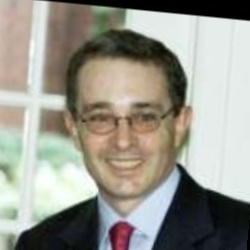
#> input picture dataset_split/test/Alvaro_Uribe/Alvaro_Uribe_0005.jpg, 250 x 250 px; its folder holds only this picture in this run
$ python facedetection.py
#> lines starting #> are read from the running program, lines starting #| are printed output that depends on the picture
import cv2
import os

face_detector = cv2.CascadeClassifier('haarcascades/haarcascade_frontalface_alt.xml')

def getFaces(image_path):
    img = cv2.imread(image_path)
#> img is the input picture: shape (250, 250, 3); mean B, G, R 140.4, 150.1, 151.6
    img_gray = cv2.cvtColor(img, cv2.COLOR_BGR2GRAY)
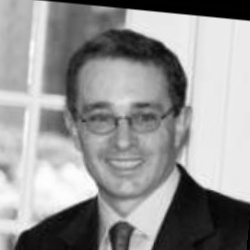
#> img_gray: shape (250, 250); min 0, max 255, mean 149.5
    faces = face_detector.detectMultiScale(img_gray, 1.3, 5)
#> faces = [[65, 72, 120, 120]]
    count = 0
    for (x, y, w, h) in faces:
        img_face = cv2.resize(img[y + 3: y + h - 3, x + 3: x + w - 3], (64, 64))
        cv2.imwrite(image_path.replace('dataset_split', 'dataset_split_face').split('.jpg')[0]+'_{}.jpg'.format(count), img_face)
        # cv2.rectangle(img, (x, y), (x + w, y + h), (0, 255, 0), 2)
        count += 1
#> this loop made 1 pass
#> (x, y, w, h, count) on pass 1: (65, 72, 120, 120, 1)
#> pass 1, in getFaces, `img_face = cv2.resize(img[y + 3: y + h - 3, x + 3: x + w - 3], (64, 64))`:
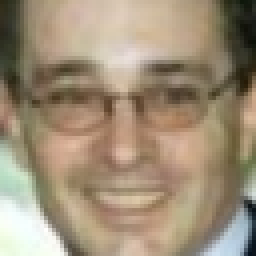
#> img_face: shape (64, 64, 3) (shown 4 times larger); mean B, G, R 119.8, 142.7, 159
#> after the loop, count = 1

    cv2.destroyAllWindows()

image_path = 'dataset_split'

for whatelse in os.listdir(image_path):
    whatelse_path = os.path.join(image_path, whatelse)
    for sub_whatelse in os.listdir(whatelse_path):
        sub_sub_whatelse =os.path.join(whatelse_path, sub_whatelse)
        for sub_sub_sub_whatelse in os.listdir(sub_sub_whatelse):
            img_path = os.path.join(sub_sub_whatelse, sub_sub_sub_whatelse)

            if not os.path.isdir(sub_sub_whatelse.replace('dataset_split', 'dataset_split_face')):
                os.makedirs(sub_sub_whatelse.replace('dataset_split', 'dataset_split_face'))
                print(sub_sub_whatelse.replace('dataset_split', 'dataset_split_face'))

            if img_path.endswith('.jpg'):
                getFaces(img_path)

$ run again, on dataset_split/test/Ariel_Sharon/Ariel_Sharon_0012.jpg
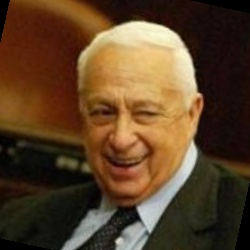
#> input picture dataset_split/test/Ariel_Sharon/Ariel_Sharon_0012.jpg, 250 x 250 px
#> in getFaces, img is the input picture: shape (250, 250, 3); mean B, G, R 39.9, 65.7, 91
#> in getFaces, `img_gray = cv2.cvtColor(img, cv2.COLOR_BGR2GRAY)`:
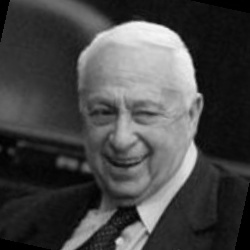
#> img_gray: shape (250, 250); min 0, max 246, mean 70.3
#> faces = [[69, 72, 111, 111]]
#> the loop in getFaces, `for (x, y, w, h) in faces:` made 1 pass
#> (x, y, w, h, count) on pass 1: (69, 72, 111, 111, 1)
#> pass 1, in getFaces, `img_face = cv2.resize(img[y + 3: y + h - 3, x + 3: x + w - 3], (64, 64))`:
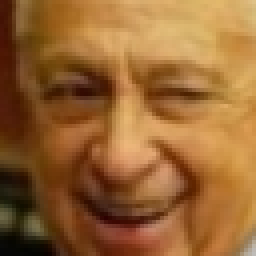
#> img_face: shape (64, 64, 3) (shown 4 times larger); mean B, G, R 51.1, 100.9, 150.8
#> after the loop in getFaces, `for (x, y, w, h) in faces:`: count = 1
